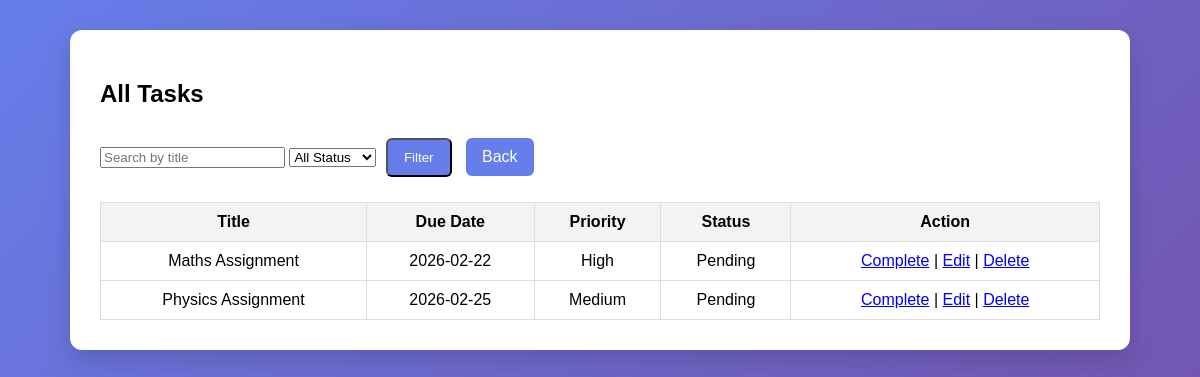
The page /tasks (signed in) on the database its author committed.
### tables this page shows
CREATE TABLE tasks (
        id INTEGER PRIMARY KEY AUTOINCREMENT,
        user_id INTEGER,
        title TEXT,
        description TEXT,
        due_date TEXT,
        priority TEXT,
        expected_time INTEGER,
        actual_time INTEGER,
        status TEXT DEFAULT 'Pending',
        reflection TEXT,
        distraction TEXT,
        difficulty TEXT,
        rating INTEGER,
        attachment TEXT,
        created_at TEXT
    );

### Web Project/app.py (the view)
@app.route("/tasks")
def tasks():
    if 'user_id' not in session:
        return redirect("/")
    search = request.args.get("search", "")
    status = request.args.get("status", "")
    conn = get_db()
    query = "SELECT * FROM tasks WHERE user_id=?"
    params = [session['user_id']]
    if search:
        query += " AND title LIKE ?"
        params.append(f"%{search}%")
    if status:
        query += " AND status=?"
        params.append(status)
    query += " ORDER BY due_date ASC"
    tasks = conn.execute(query, params).fetchall()
    conn.close()
    return render_template("tasks.html", tasks=tasks)

### Web Project/app.py (called while the page is built)
def get_db():
    conn = sqlite3.connect("database.db")
    conn.row_factory = sqlite3.Row
    return conn

### Web Project/templates/tasks.html (shortened to what this page needs)
<!DOCTYPE html>
<html>
<head>
    <link rel="stylesheet" href="/static/style.css">
</head>
<body>
    <div class="dashboard-container">
        <h2>All Tasks</h2>
        <form method="GET" action="/tasks" style="margin-bottom: 15px;">
            <input type="text" name="search" placeholder="Search by title">
            <select name="status">
                <option value="">All Status</option>
            </select>
            <button type="submit" class="btn">Filter</button>
            <a href="/dashboard" class="btn">Back</a>
        </form>
        {% if tasks %}
        <table>
            <tr>
                <th>Title</th>
                <th>Due Date</th>
                <th>Priority</th>
                <th>Status</th>
                <th>Action</th>
            </tr>
            {% for task in tasks %}
            <tr>
                <td>{{ task['title'] }}</td>
                <td>{{ task['due_date'] }}</td>
                <td>{{ task['priority'] }}</td>
                <td>{{ task['status'] }}</td>
                <td>
                    {% if task['status'] == 'Pending' %}
                        <a href="/complete_task/{{ task['id'] }}">Complete</a> |
                        <a href="/edit_task/{{ task['id'] }}">Edit</a> |
                    {% endif %}
                    <a href="/delete_task/{{ task['id'] }}">Delete</a>
                </td>
            </tr>
            {% endfor %}
        </table>
        {% else %}
            <p>No tasks found.</p>
        {% endif %}
    </div>
</body>
</html>

### Web Project/static/style.css (style rules this page uses)
body { margin: 0; padding: 0; font-family: Arial, sans-serif; background: linear-gradient(135deg, #667eea, #764ba2); min-height: 100vh; }
.dashboard-container { width: 90%; max-width: 1000px; margin: 30px auto; background: #fff; padding: 30px; border-radius: 12px; box-shadow: 0 10px 25px rgba(0, 0, 0, 0.15); }
.btn { display: inline-block; margin: 10px 5px; padding: 10px 16px; background: #667eea; color: white; text-decoration: none; border-radius: 6px; }
table { width: 100%; border-collapse: collapse; margin-top: 15px; }
table th, table td { border: 1px solid #ddd; padding: 10px; text-align: center; }
table th { background: #f3f3f3; }

### rows shown on the page
tasks: title "Maths Assignment", due_date "2026-02-22", priority "High", status "Pending"
tasks: title "Physics Assignment", due_date "2026-02-25", priority "Medium", status "Pending"
